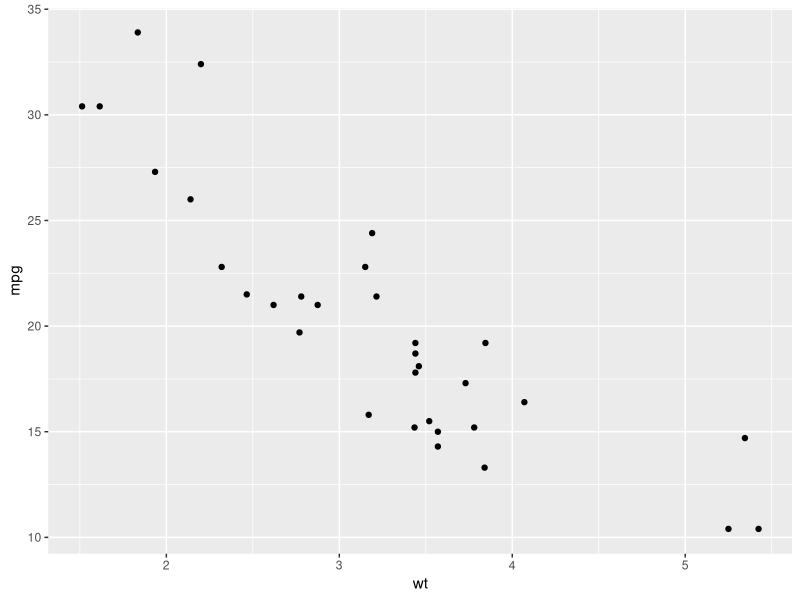
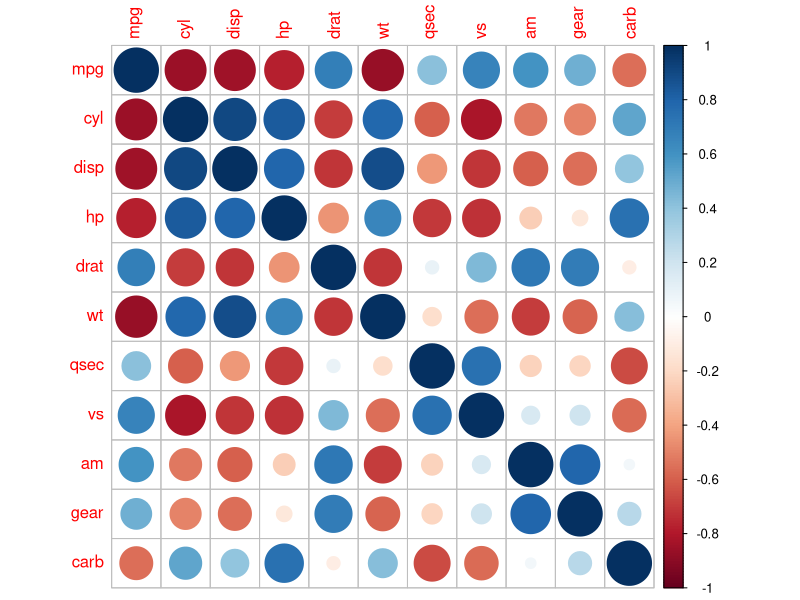
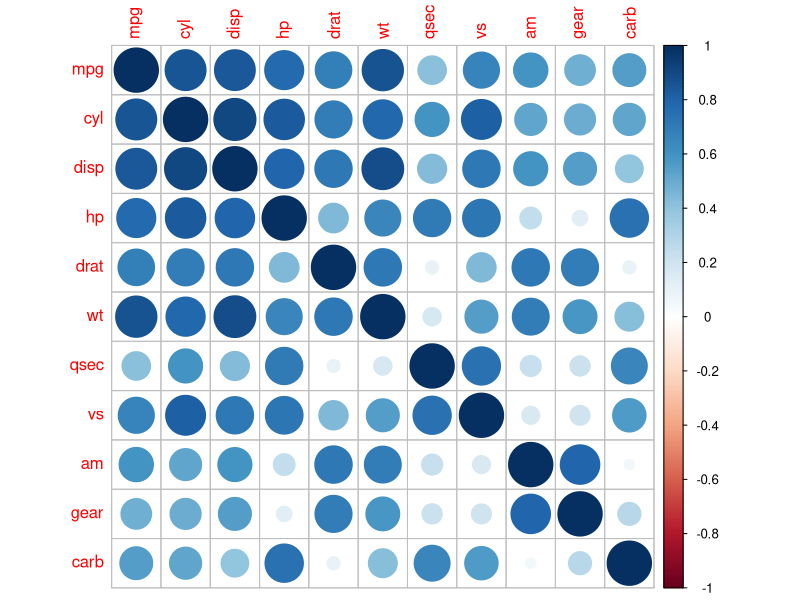

Here is the R script that generated these plots, in order:
## ---- chunk 1
library(lme4)
library(tidyverse)
## ---- chunk 2
mtcars <- mtcars
skim_mtcars <- skimr::skim(mtcars)
View(skim_mtcars)
## ---- chunk 3
?mtcars
## ---- chunk 4
summary(mtcars)
## ---- chunk 5
ggplot(mtcars, aes(x = wt, y = mpg)) +
  geom_point()
## ---- chunk 6
m1 <- lm(mpg ~ wt, data = mtcars)
summary(m1)
## ---- chunk 7
m2 <- lm(mpg ~ wt + hp, data = mtcars)
summary(m2)
## ---- chunk 8
anova(m1, m2) # order matters
## ---- chunk 9
anova(m2, m1)
## ---- chunk 10
m3 <- lm(mpg ~ wt + hp + cyl, data = mtcars)
summary(m3)
## ---- chunk 11
anova(m2, m3)
## ---- chunk 12
anova(m1, m3)

anova(m1, m2)
anova(m2, m3)

anova(m2, m3, m1)
## ---- chunk 13
AIC(m1, m2)
AIC(m2, m3)
## ---- chunk 14
m.all <- lm(mpg ~ ., data = mtcars)
summary(m.all)

stepwise_model <- step(m.all, direction = "both")

# in order to use "forward", you need to present it a "scope" by including the null model
m.null <- lm(mpg ~ 1, data = mtcars)
stepwise_model <- step(m.null, scope = list(lower = m.null, upper = m.all), direction = "forward")
## ---- chunk 15
m.best <- lm(mpg ~ wt + qsec + am, data = mtcars)
summary(m.best)

anova(m2, m.best) # doesn't really work because these models aren't nested, but you can try!

# how would you fix this?
AIC(m2, m.best)

## ---- chunk 16
install.packages("corrplot")
library(corrplot)
m <- cor(mtcars)
corrplot(m)
corrplot(abs(m)) # absolute value of m, so everything is positive
